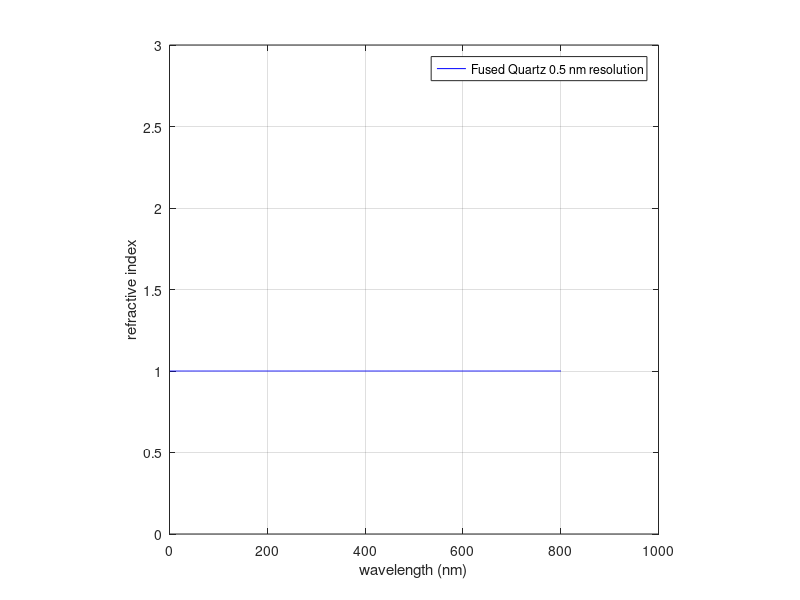
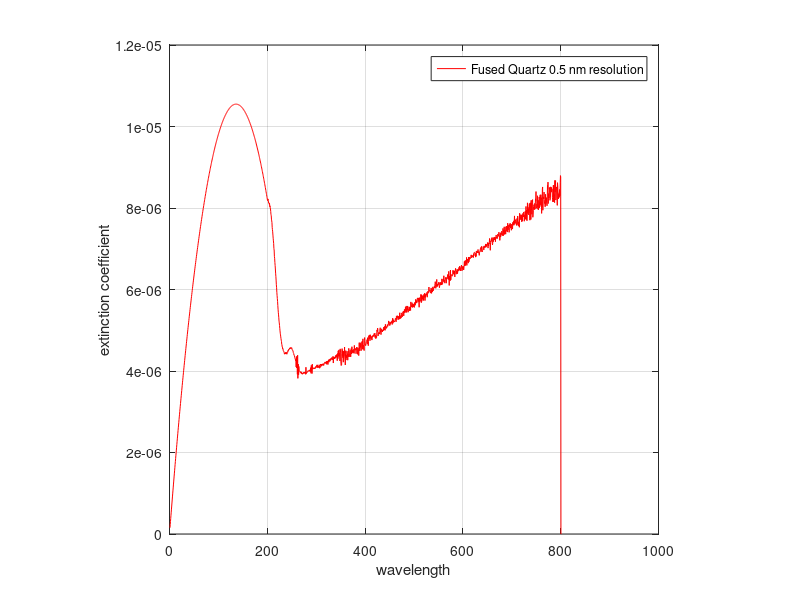

Here is the MATLAB script that generated these plots, in order:
trs=dlmread('FQTS_0.5nm_extrapolation.dat',"\t");%-----------------------------------------------------------------------------------------------Read data from tranmission data file
d=size(trs,1);%------------------------------------------------------------------------------------------------------------------Declaration of size of transmission Matrix
l0=trs(1,1)-1;%------------------------------------------------------------------------------------------------------------------wavelength index declaration.
A=zeros(d,1);en=zeros(d,1);n=zeros(d,1); l=zeros(d,1); kl=zeros(d,1); dn=zeros(d,d);%--------------------------------------------Declaration of Matrices with zero initial values
% The Physical Quantities represented: en---Energy(eV) ; l----wavelength(nm) ; A----decadic Absorbance ; kl----Extinction coefficient ; n----refractive index
ds= 0.5;%------------------------------------------------------------------------------------------------------------------------Step size declaration
kinf=8.8e-06;
for i=1:d
l(i,1) = trs(i,1);
en(i,1)= 1239.9219/(l(i,1));
A(i,1) = -2.303*log(trs(i,2)/100);
kl(i,1)= (A(i,1)*l(i,1)*(1e-9))/(4*pi*1e-3);
end
a=l(1,1);b=l(d,1);
for i=1:d
    for j=1:d
        if l(i,1)==l0 + ds*j
            dn(i,j) = 0;
        else
            dn(i,j) = 1e9*(kl(j,1)/(l0+j*ds))*(l(i,1)^2/(l(i,1)^2-(l0+j*ds)^2));%----------------------------------------------------Declaration of Integrand Matrix
        end
    end
end
s=sum(dn,2);%--------------------------------------------------------------------------------------------------------------------Summing the all elements in each row

for i=1:d
n(i,1)=1+(2/pi)*((l(d,1)-l(d-1,1))*(1e-9)*(s(i,1)-dn(i,1)/2-dn(i,d)/2)) + (l(i,1)*(1e-9)*kinf)/(pi)*log(abs(b^2)/(b^2-l(i,1)^2));%------------Integrating with Trapezoidal rule
end

figure; plot(l,n,'b'); axis square; grid on; xlabel('wavelength (nm)'); ylabel('refractive index');legend('Fused Quartz 0.5 nm resolution');ylim([0 3]);
%figure; plot(en,n,'b'); axis square; grid on; xlabel('Energy (eV)'); ylabel('refractive index');legend('Fused Quartz 0.5 nm resolution');ylim([0 3]);
figure; plot(l,kl,'r'); axis square; grid on; xlabel('wavelength'); ylabel('extinction coefficient');legend('Fused Quartz 0.5 nm resolution');
%figure; plot(en,kl,'r'); axis square; grid on; xlabel('Energy (eV)'); ylabel('extinction coefficient');legend('Fused Quartz 0.5 nm resolution');
